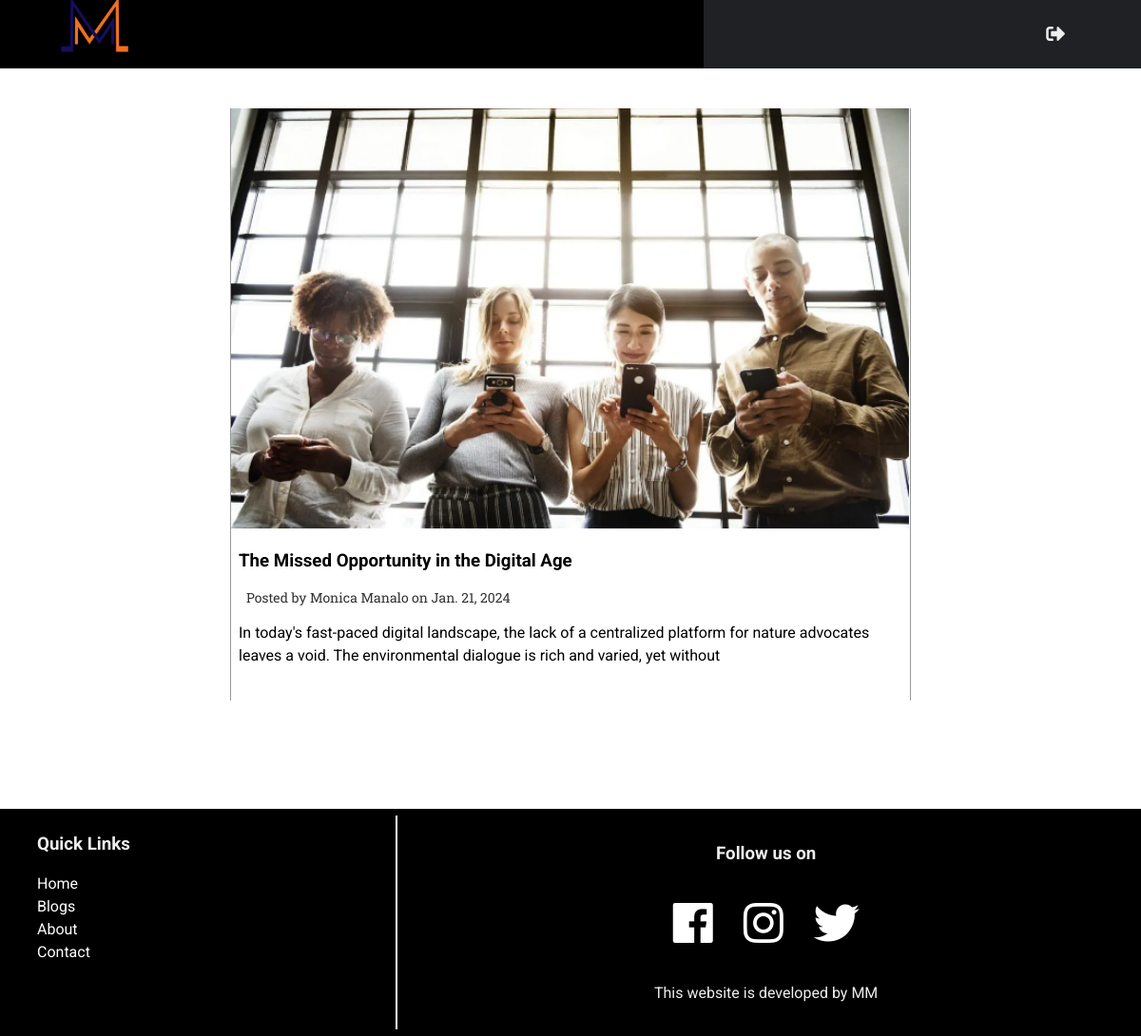
Screenshot of /webapp/webapp/adminblogpost/1/ with the database file from the repository.
### webapp/models.py (models this page shows, shortened)
class Blog(models.Model):
    name = models.CharField(max_length=50, null=False)
    blogTitle = models.CharField(max_length=50, null=False)
    date = models.DateField(auto_now_add=False)
    photo = models.ImageField(upload_to='albums/', null=False)
    content = models.TextField(blank=True)

### webapp/views.py (the view)
# urls.py: path('webapp/adminblogpost/<int:id>/', views.adminblogpost, name='adminblogpostpage'),
def adminblogpost(request,id):
    mem=Blog.objects.get(id=id)
    return render(request, "pages/adminblogpost.html",{'mem':mem})

### webapp/templates/pages/adminblogpost.html (shortened to what this page needs)
{% extends 'pages/adminindex.html' %}
{% block content %}
{% load static %}
<main>
    <br>
     <br>
     <br>
     <br> <br> <br>
    <div id="post-containers">
        <section id="blogpost">
            <div class="card">
                <div class="card-image">
                    <img src="{{ mem.photo.url }}" alt="Card Image">
                </div>
                <div class="card-description">
                        <h3>{{ mem.blogTitle }}</h3>
                    <div class="card-meta">
                        Posted by {{ mem.name }} on {{ mem.date }}
                    </div>
                    <p>
                        {{ mem.content }}
                    </p>
                </div>
                <br>
            </div>
        </section>
    </div>
    <br>
     <br>
     <br><br>
     <br>
     <br>
</main>
{% endblock %}

### webapp/static/css/style.css (style rules this page uses)
body { font-family: "Roboto", sans-serif; margin: 0; }
p { line-height: 1.5; }
main { margin: 0 auto; }
section { display: flex; justify-content: space-around; flex-wrap: wrap; }
.card-image { transition: 0.4s; }
.card .card-description { padding: 0 8px; }
.card-meta { color:#333; font-size: 14px; padding-left:8px; font-family:'Roboto Slab', serif; }
#post-containers { display: flex; justify-content: center; align-items: center; }
#blogpost { display: flex; flex-direction:column; width:70%; border-left:1px solid #999; border-right:1px solid #999; margin: 0 auto; }
#blogpost .card { width:100%; }
@media (min-width: 720px) { main { width: 95%; } }
@media (min-width: 720px) { .card { width: 45%; } }
@media (min-width: 720px) { .card .card-image img { width: 100%; } }
@media (min-width: 1200px) { main { width: 85%; } }

### rows the page displays
Blog: photo (picture), blogTitle "The Missed Opportunity in the Digital Age", name "Monica Manalo", date "Jan. 21, 2024", content "In today's fast-paced digital landscape, the lack of a centralized platform for nature advocates leaves a void. The environmental dialogue is rich and varied, yet without"
